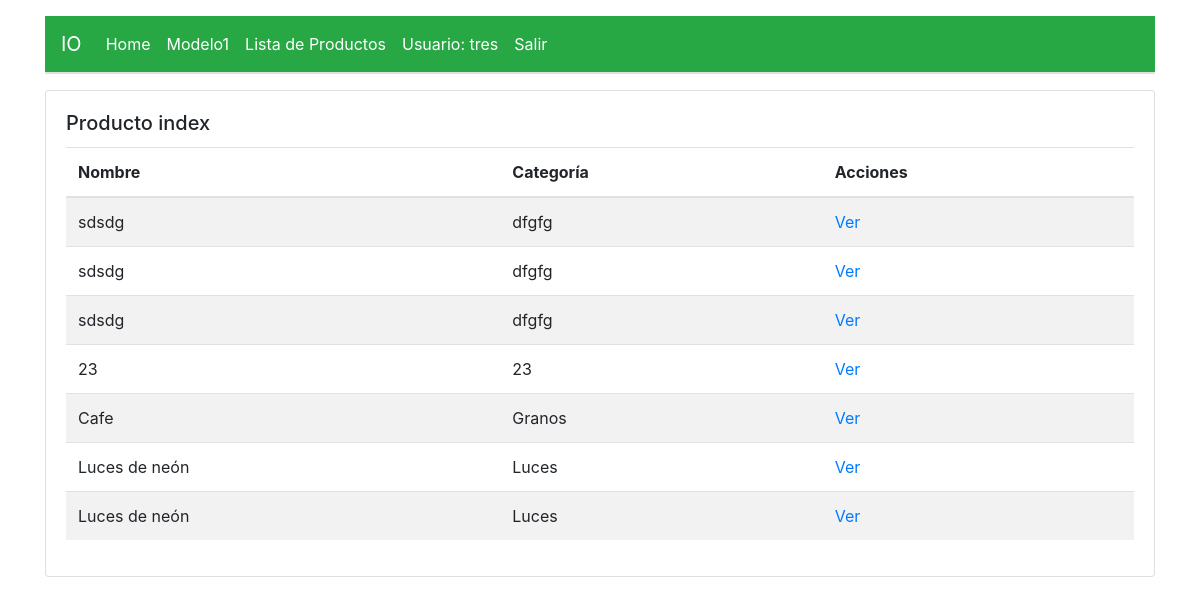
Page /msapp/modelo1/index (signed in) on the earlier database version.
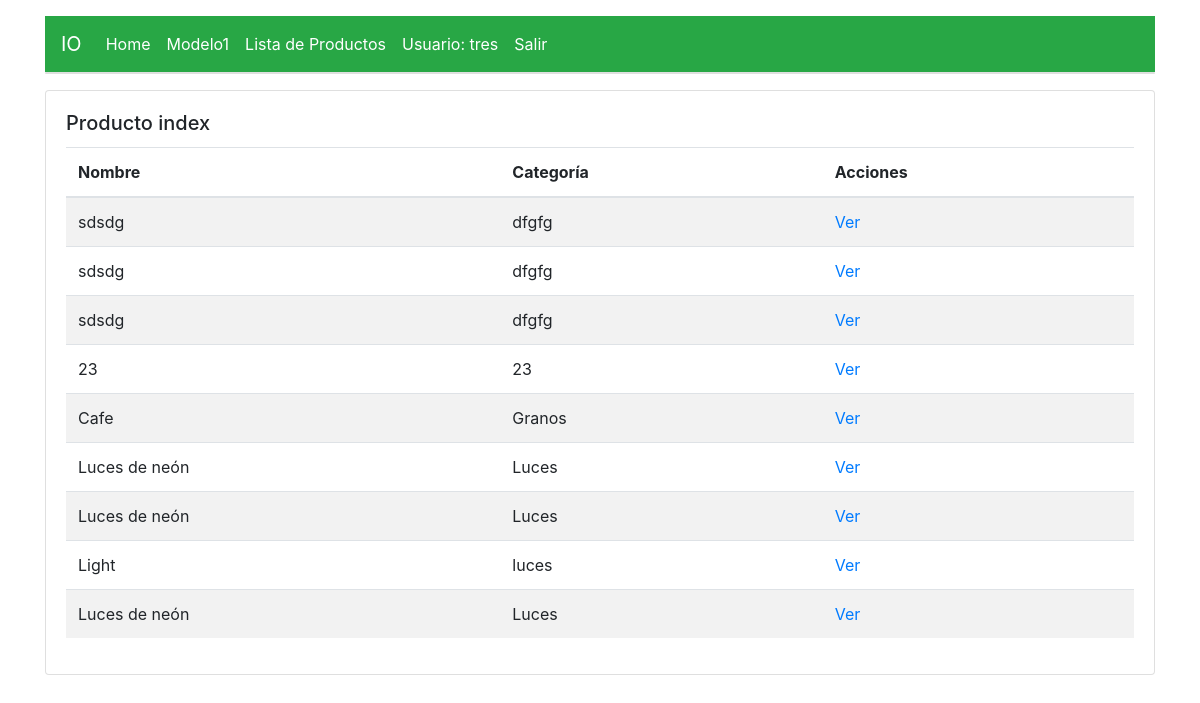
Same page on the later database version.
### msapp/models.py (models this page shows, shortened)
class Modelo1(models.Model):
	nombre_producto		= models.CharField(max_length=50)
	categoria	= models.CharField(max_length=50)
	usuario 	= models.ForeignKey(User, on_delete=models.CASCADE)
	tiempo 	= models.FloatField(default=1)
	d		= models.IntegerField(verbose_name='Tasa de Demanda')
	k 		= models.FloatField(verbose_name='Costo de Preparación de Pedido')
	h 		= models.FloatField(verbose_name='Costo de Almacenamiento')
	def inventario_promedio(self):
		return self.d / 2
	ip = property(inventario_promedio)
	def lote_optimo_compra(self):
		return round(sqrt((2*self.k*self.d)/self.h))
	loc = property(lote_optimo_compra)
	def longitud_ciclo(self):
		return round(self.loc / self.d)
	lc 	= property(longitud_ciclo)

### msapp/views.py (the view)
# urls.py: path('modelo1/index', views.modelo1_index, name='modelo1_index'),
def modelo1_index(request):
	titulo 	= 'Index'
	template = loader.get_template('msapp/modelo1/index.html')
	usuario_logueado = request.user
	modelo_context = Modelo1.objects.filter(usuario=usuario_logueado)
	context = {
		'titulo'	: titulo,
		'productos' 	: modelo_context,
	}
	return HttpResponse(template.render(context, request))

### msapp/templates/msapp/modelo1/index.html
{% extends 'base.html' %}
{% block content %}
<div class="card">
  <div class="card-body">
  	<h5 class="card-title">Producto index</h5>
    <table class="table table-striped">
	  <thead>
	    <tr>
		    <th scope="col">Nombre</th>
		    <th scope="col">Categoría</th>
		    <th scope="col">Acciones</th>
	    </tr>
	  </thead>
	  <tbody>
	    {% for producto in productos %}
	    <tr>
	      	<td>{{ producto.nombre_producto }}</td>
	      	<td>{{ producto.categoria }}</td>
	      	<td scope="row">
	    		<a href="{% url 'modelo1_show' producto.id %}">Ver</a></li>
	    	</td>
	    </tr>
    	{% endfor %}
	  </tbody>
	</table>
  </div>
</div>
{% endblock %}

### msapp/templates/base.html (shortened to what this page needs)
{% load static %}
<!DOCTYPE html>
  <html>
    <head>
	    <link type="text/css" rel="stylesheet" href="{% static 'auth2/css/bootstrap.min.css' %}"  media="screen,projection"/>
    </head>
    <body>
    <div class="container">
     <nav class="navbar navbar-expand-lg navbar-dark bg-success" style="margin-top: 1em;">
  <a class="navbar-brand" href="#">IO</a>
  <div class="collapse navbar-collapse" id="navbarNav">
    <ul class="navbar-nav">
      <li class="nav-item active">
        <a class="nav-link" href="{% url 'index' %}">Home </a>
      </li>
      <li class="nav-item active">
        <a class="nav-link" href="{% url 'modelo1_nuevo' %}">Modelo1</a>
      </li>
      <li class="nav-item active">
        <a class="nav-link" href="{% url 'modelo1_index' %}">Lista de Productos</a>
      </li>
      <li class="nav-item active">
        <a class="nav-link disabled" href="#">Usuario: {{ request.user.username }}</a>
      </li>
      <li class="nav-item active">
        <a class="nav-link" href="{% url 'logout' %}">Salir</a>
      </li>
    </ul>
  </div>
</nav>
    <div class="card" >
    </div>
    </div>
    <div class="container" style="margin-top: 1em;">
      {% block content %}
      {% endblock %}
    </div>
    </body>
  </html>

Differences in the rows shown:
added Modelo1: nombre_producto "Light", categoria "luces"
added Modelo1: nombre_producto "Luces de neón", categoria "Luces"
